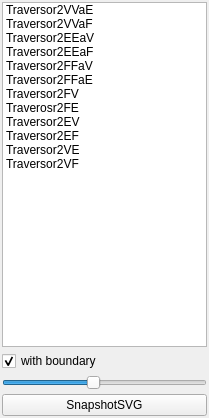
<?xml version="1.0" encoding="UTF-8"?>
<ui version="4.0">
 <class>DockWidget</class>
 <widget class="QDockWidget" name="DockWidget">
  <property name="geometry">
   <rect>
    <x>0</x>
    <y>0</y>
    <width>209</width>
    <height>418</height>
   </rect>
  </property>
  <property name="minimumSize">
   <size>
    <width>150</width>
    <height>250</height>
   </size>
  </property>
  <property name="windowTitle">
   <string>Interface</string>
  </property>
  <widget class="QWidget" name="dockWidgetContents">
   <property name="enabled">
    <bool>true</bool>
   </property>
   <property name="sizePolicy">
    <sizepolicy hsizetype="Preferred" vsizetype="Preferred">
     <horstretch>0</horstretch>
     <verstretch>0</verstretch>
    </sizepolicy>
   </property>
   <property name="minimumSize">
    <size>
     <width>150</width>
     <height>200</height>
    </size>
   </property>
   <layout class="QGridLayout" name="gridLayout">
    <property name="margin">
     <number>2</number>
    </property>
    <property name="spacing">
     <number>4</number>
    </property>
    <item row="0" column="0">
     <layout class="QVBoxLayout" name="verticalLayout">
      <item>
       <widget class="QListWidget" name="listTravers">
        <property name="focusPolicy">
         <enum>Qt::NoFocus</enum>
        </property>
        <item>
         <property name="text">
          <string>Traversor2VVaE</string>
         </property>
        </item>
        <item>
         <property name="text">
          <string>Traversor2VVaF</string>
         </property>
        </item>
        <item>
         <property name="text">
          <string>Traversor2EEaV</string>
         </property>
        </item>
        <item>
         <property name="text">
          <string>Traversor2EEaF</string>
         </property>
        </item>
        <item>
         <property name="text">
          <string>Traversor2FFaV</string>
         </property>
        </item>
        <item>
         <property name="text">
          <string>Traversor2FFaE</string>
         </property>
        </item>
        <item>
         <property name="text">
          <string>Traversor2FV</string>
         </property>
        </item>
        <item>
         <property name="text">
          <string>Traverosr2FE</string>
         </property>
        </item>
        <item>
         <property name="text">
          <string>Traversor2EV</string>
         </property>
        </item>
        <item>
         <property name="text">
          <string>Traversor2EF</string>
         </property>
        </item>
        <item>
         <property name="text">
          <string>Traversor2VE</string>
         </property>
        </item>
        <item>
         <property name="text">
          <string>Traversor2VF</string>
         </property>
        </item>
       </widget>
      </item>
      <item>
       <widget class="QCheckBox" name="withBoundary">
        <property name="text">
         <string>with boundary</string>
        </property>
        <property name="checked">
         <bool>true</bool>
        </property>
       </widget>
      </item>
      <item>
       <widget class="QSlider" name="widthSlider">
        <property name="minimum">
         <number>1</number>
        </property>
        <property name="maximum">
         <number>10</number>
        </property>
        <property name="value">
         <number>5</number>
        </property>
        <property name="orientation">
         <enum>Qt::Horizontal</enum>
        </property>
       </widget>
      </item>
      <item>
       <widget class="QPushButton" name="svg">
        <property name="text">
         <string>SnapshotSVG</string>
        </property>
       </widget>
      </item>
     </layout>
    </item>
   </layout>
  </widget>
 </widget>
 <resources/>
 <connections/>
</ui>
